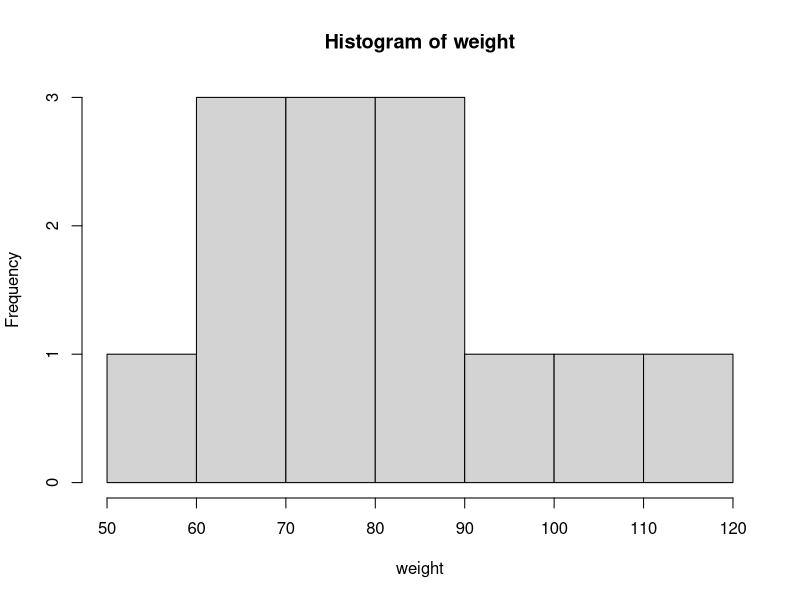
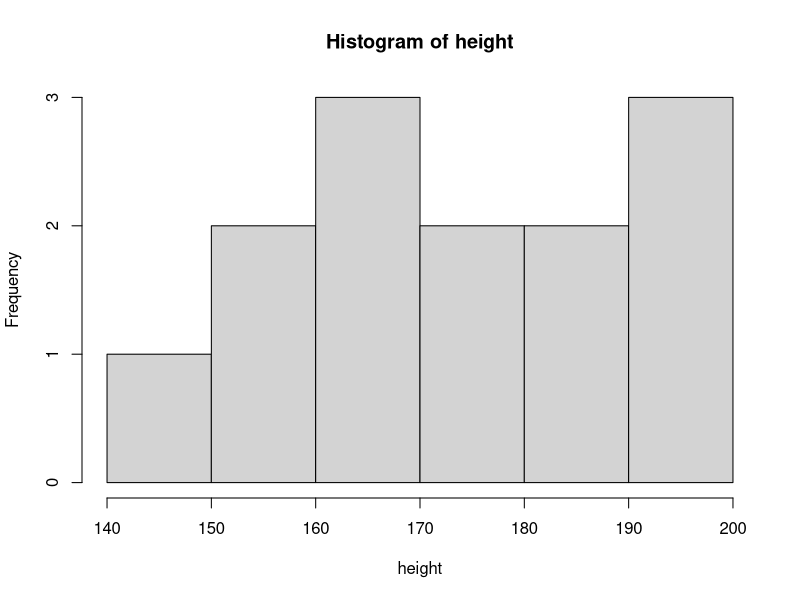
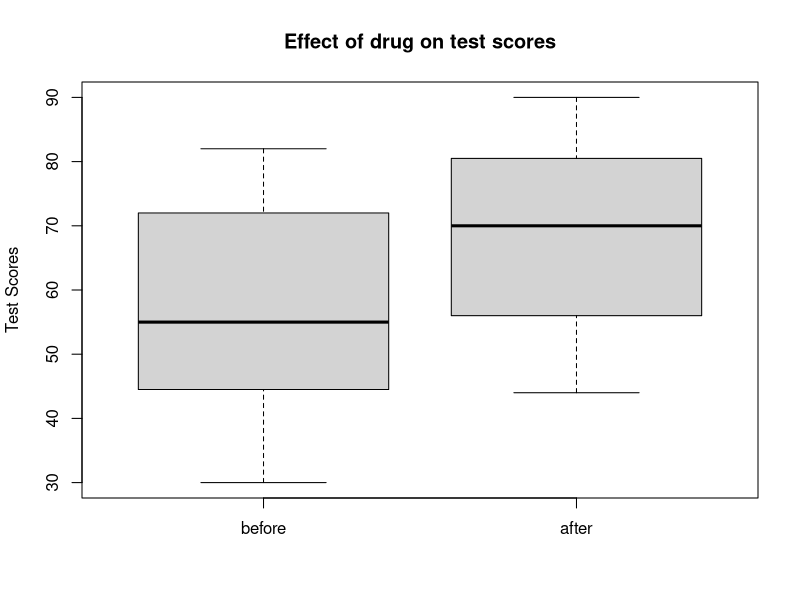
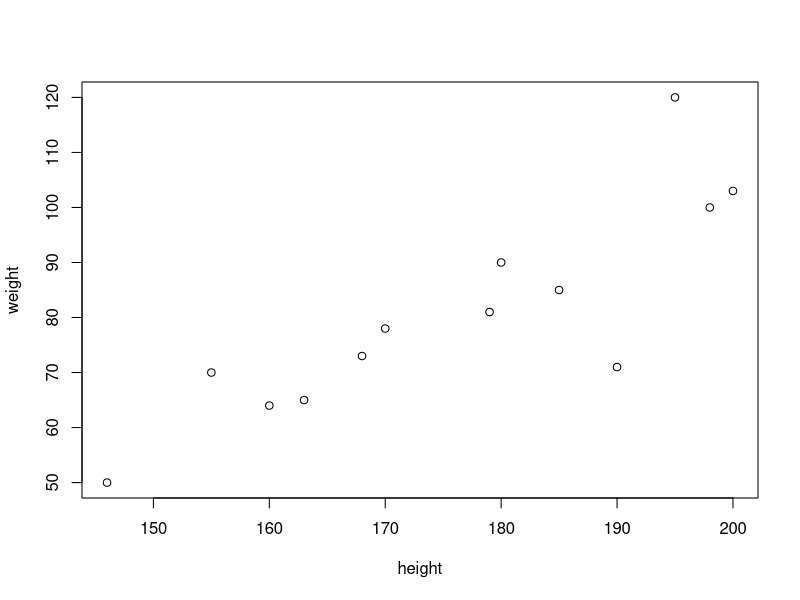
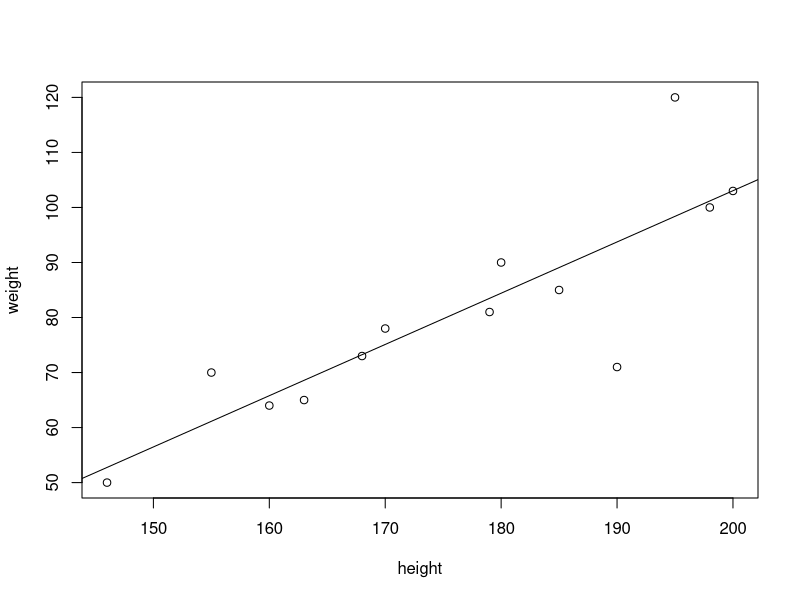
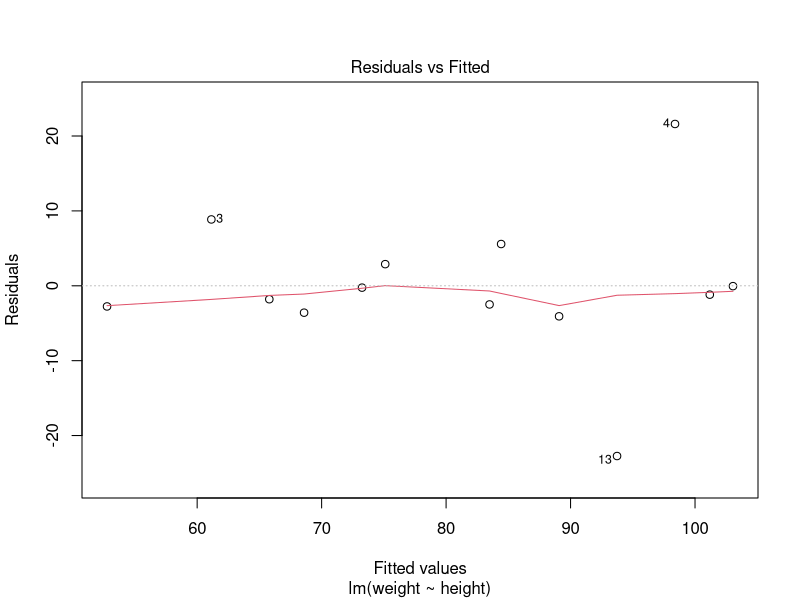
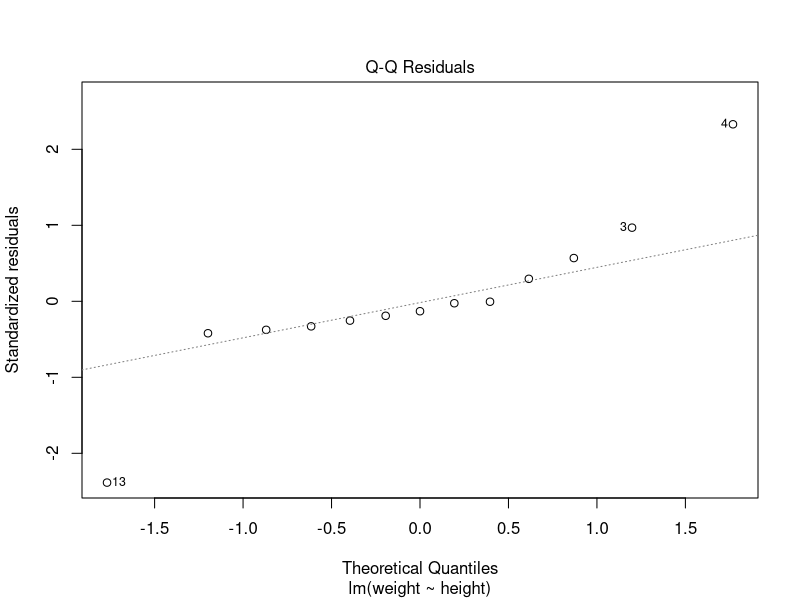
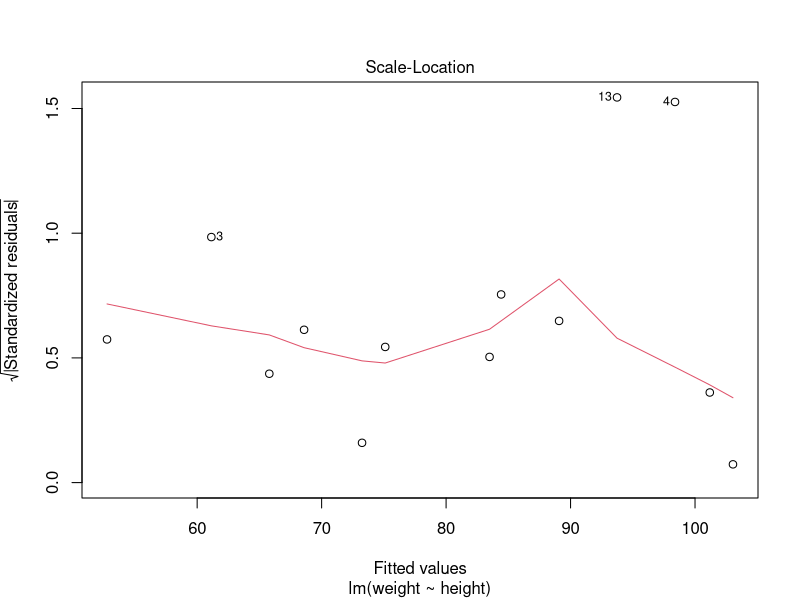

Generate these figures, in order, with R:
# Exercise 1
height <- c(163, 185, 155, 195, 168, 198, 200, 146, 179, 160, 180, 170, 190)
weight <- c(65, 85, 70, 120, 73, 100, 103, 50, 81, 64, 90, 78, 71)
# mean 
mean(height)
mean (weight)
# sd
sd(height)
sd(weight)
# plot - histogram 
hist(weight)
hist(height)

# Exercise 2
#The following distribution has a mean of 5 and a standard deviation of 1. 
# Using **pnorm** find the area under the curve from negative infinity to 4. 
pnorm(4,mean=5,sd = 1)
# How many standard deviations is 4 away from the mean? 1

#Exercise 3 t test
before<-c(30,68,45,60,79,40,55,49,82,44,76)
after<-c(70,68,50,59,81,44,78,53,90,87,80)
boxplot(before, after, ylab="Test Scores",     
        names=c("before","after"),                          
        main="Effect of drug on test scores")

mean(before)
mean(after)
t.test(before,after, alternative = "less" )
t.test(before,after, alternative = "less" , paired = T)
#Note that the t.test() function always subtracts first group minus second group. Since the "before" were entered first into the function, and our hypothesis was that they would score higher on the test, this dictated the alternative hypothesis to be "difference between means is greater than zero."
mean(before) - mean(after)

# Exercise 4
#To estimate the mean amount spent by customers in a restaurant, data was collected for 75 customers. We assume the population standard deviation is 4 euro. 

# 1. At the 95% confidence, what is the margin of error? 
# 2. If the sample mean is 20 euro, what is the 95% confidence interval for the population mean (all customers)?
n<-75
sd<-4
mu<-20
qnorm(0.975)

margin<-qnorm(0.975)*(sd/sqrt(n));margin
mu+margin
mu-margin

#All samples of n = 75 will have 0.91 as the margin 
#of error, assuming the population standard deviation 
#is known to be 4. 

#95% of all intervals using a sample mean plus or minus
#the margin of error will contain the unknown population
#mean.

# If we take 100 samples of n = 75, and make intervals of their
# sample mean +/- 0.91, 95 of them will contain the population mean

# That's what we mean when we say we're 95% confident

# Exercise 5
# create 2 vectors of numerical data
plot(height, weight)
# covariance and correlation of the two variables 
cov(height, weight)
cor.test(height, weight)

# Exercise 6
# create 2 vectors of numerical data
height <- c(163, 185, 155, 195, 168, 198, 200, 146, 179, 160, 180, 170, 190)
weight <- c(65, 85, 70, 120, 73, 100, 103, 50, 81, 64, 90, 78, 71)
plot(weight~height)
m1<-lm(weight~height)
abline(m1)
print(m1)
y<-coef(m1)["(Intercept)"] + coef(m1)["height"]*height[1];y
resid(m1)
y - 3.59117798
plot(m1)

# Exercise 7 Chi-square test of independence
men = c(100, 120, 60)
women = c(350, 200, 90)

Observed <- matrix(c(100,120,60,350,200,90),nrow = 2,ncol = 3, byrow = T)
chisq.test(Observed)
#It provides strong evidence to suggest that men and women tend to have difference preferences for ice cream flavours.




